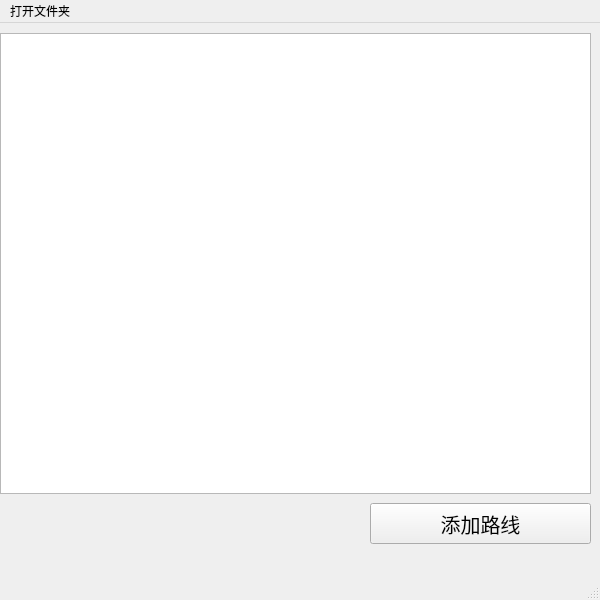
<?xml version="1.0" encoding="UTF-8"?>
<ui version="4.0">
 <class>MainWindow</class>
 <widget class="QMainWindow" name="MainWindow">
  <property name="geometry">
   <rect>
    <x>0</x>
    <y>0</y>
    <width>600</width>
    <height>600</height>
   </rect>
  </property>
  <property name="windowTitle">
   <string>MainWindow</string>
  </property>
  <widget class="QWidget" name="centralwidget">
   <widget class="QTextEdit" name="textEdit">
    <property name="geometry">
     <rect>
      <x>0</x>
      <y>10</y>
      <width>591</width>
      <height>461</height>
     </rect>
    </property>
   </widget>
   <widget class="QPushButton" name="pushButton">
    <property name="geometry">
     <rect>
      <x>370</x>
      <y>480</y>
      <width>221</width>
      <height>41</height>
     </rect>
    </property>
    <property name="font">
     <font>
      <pointsize>15</pointsize>
     </font>
    </property>
    <property name="text">
     <string>添加路线</string>
    </property>
   </widget>
  </widget>
  <widget class="QMenuBar" name="menubar">
   <property name="geometry">
    <rect>
     <x>0</x>
     <y>0</y>
     <width>600</width>
     <height>26</height>
    </rect>
   </property>
   <widget class="QMenu" name="menu">
    <property name="title">
     <string>打开文件夹</string>
    </property>
   </widget>
   <addaction name="menu"/>
  </widget>
  <widget class="QStatusBar" name="statusbar"/>
 </widget>
 <resources/>
 <connections/>
</ui>
